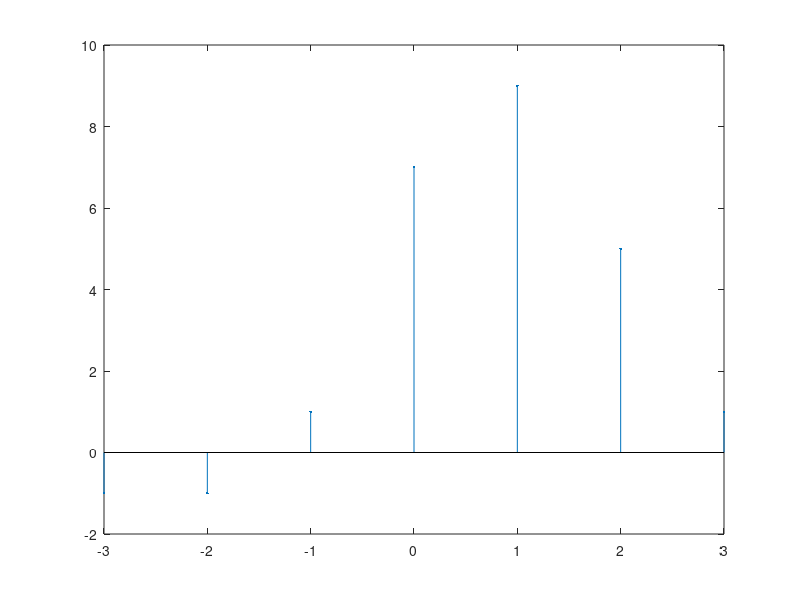

Write MATLAB code to recreate this figure.
clc;
clear all;
close all;

x = [1, 2, 3, 1];
h = [1, 2, 1, -1];

hneg = flip(h);

z = [];

for i = 1:length(x)
  xh = hneg.*x(i);
  z = [z; xh];
endfor

[r c] = size(z);

ans = zeros(1, r+c-1);

for i = 1:r
  for j = 1:c
    ans(i+j-1) = ans(i+j-1) + z(i,j);
  endfor
endfor


#Display--

disp(ans);

n = -(length(h)-1):length(x)-1;
stem(n,ans,'.');


